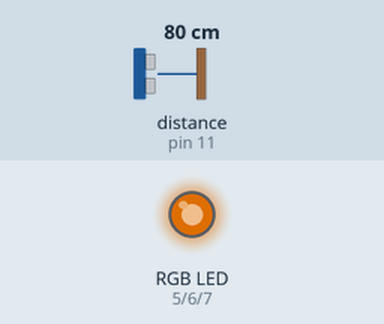
The sketch below on a simulated Arduino Uno, built with avr-gcc and run on an emulated ATmega328P. Parts: an RGB LED mixed from three pins (HIGH = lit). Wiring (inferred from the names in the program): ultrasonic range finder: trigger pin 12; echo pin 11. The inputs (shaded band) are chosen by the test bench; at power-on: distance to the obstacle (sensor on pin 11) 80 cm. The echo pulse lasts 58.3 µs per cm; dim RGB values are drawn brighter than linear; pins used as bus, display or sensor lines are not drawn; what the sketch prints to the serial monitor is not drawn.

Above: at 1.3 s.
1.4 s: distance to the obstacle (sensor on pin 11) set to 2 cm
At 2.7 s:
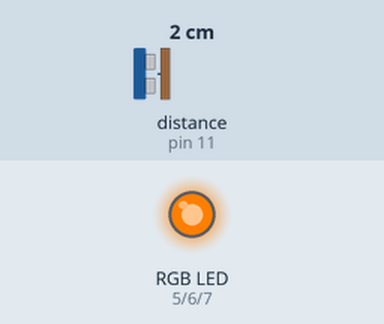
3.0 s: distance to the obstacle (sensor on pin 11) set to 120 cm
At 4.2 s:
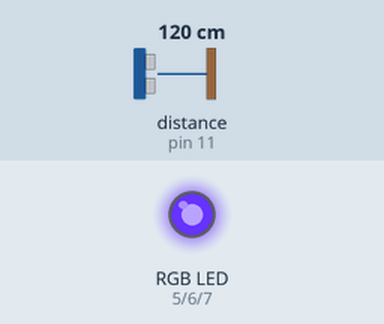
4.5 s: distance to the obstacle (sensor on pin 11) set to 250 cm
At 5.8 s:
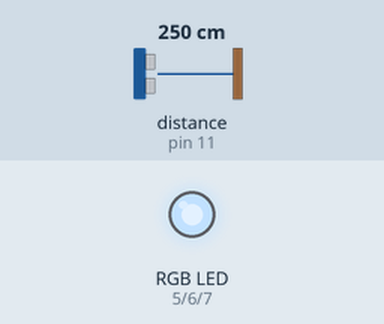
6.1 s: distance to the obstacle (sensor on pin 11) set to 299 cm
At 7.0 s:
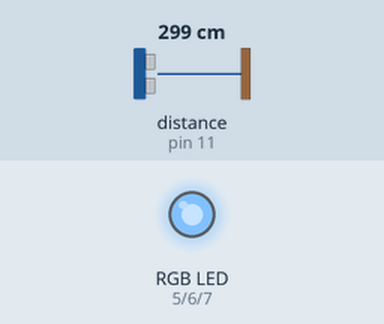
Timing chart, 0 to 8.7 s (numbered marks = the images above; inputs shaded):
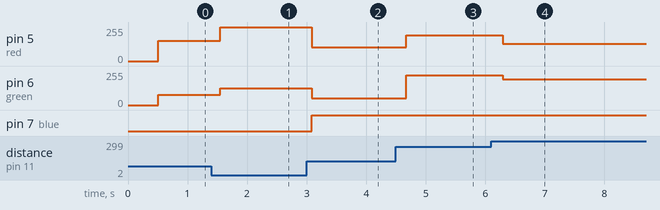

Measured:
- after the input at 1.4 s, pin 5 (red): 153/255 → 253/255 after 0.15 s; pin 6 (green): 76/255 → 126/255 after 0.15 s
- after the input at 3.0 s, pin 5 (red): 253/255 → 102/255 after 0.09 s; pin 6 (green): 126/255 → 51/255 after 0.09 s; pin 7 (blue): LOW → HIGH after 0.09 s
- after the input at 4.5 s, pin 5 (red): 102/255 → 193/255 after 0.17 s; pin 6 (green): 51/255 → 225/255 after 0.17 s
- after the input at 6.1 s, pin 5 (red): 193/255 → 129/255 after 0.20 s; pin 6 (green): 225/255 → 193/255 after 0.20 s

The sketch:

dioda_czujnik_odleglosci.ino
```cpp
#define trig 12
#define echo 11
#define red 5
#define green 6
#define blue 7

void setup() {
  Serial.begin(9600);
  pinMode(trig, OUTPUT);
  pinMode(echo, INPUT);
  pinMode(red, OUTPUT);
  pinMode(blue, OUTPUT);
  pinMode(green, OUTPUT);
}

void loop() {

  Serial.print(zmierz());
  delay(500);
  RGB();

}
int zmierz() {
  long czas, dystans;
  digitalWrite(trig, LOW);
  delayMicroseconds(2);
  digitalWrite(trig, HIGH);
  delayMicroseconds(10);
  digitalWrite(trig, LOW);
  czas = pulseIn(echo, HIGH);
  dystans = czas / 58;
  return dystans;
}
void zakres(int a, int b) {
  int x = zmierz();
  if ( x > a && x < b) {
    digitalWrite(3, HIGH);
  } else {
    digitalWrite(3, LOW);
  }
}
void RGB()
{
  int zmiana = 0;
  int zmianaLosowa = map(zmierz(),200,0,0,255);
  analogWrite(red, zmianaLosowa);
  analogWrite(green, zmianaLosowa/2);
  analogWrite(blue, 255 - zmianaLosowa);
  delay(10);
}
```
